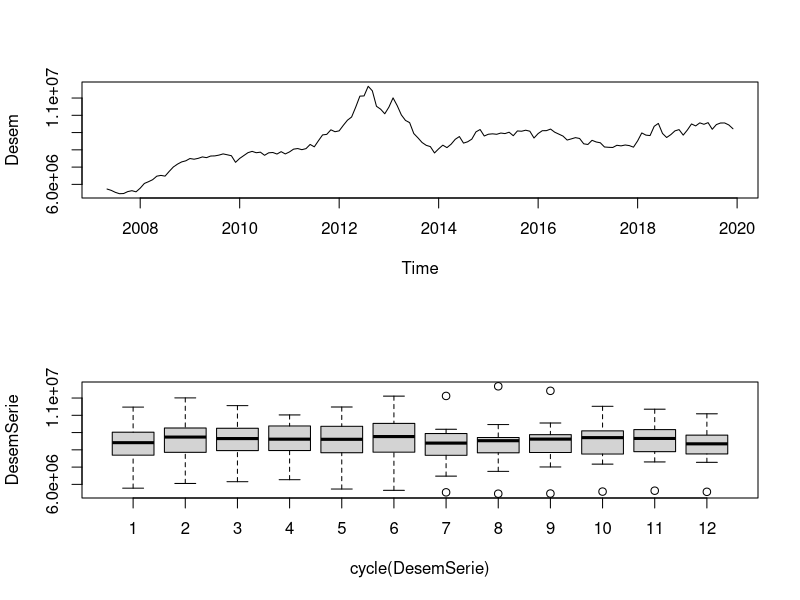
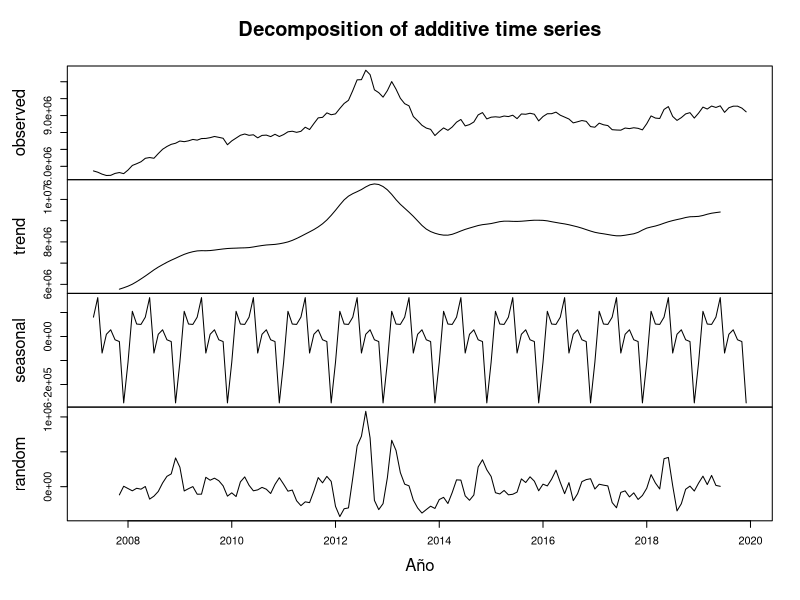
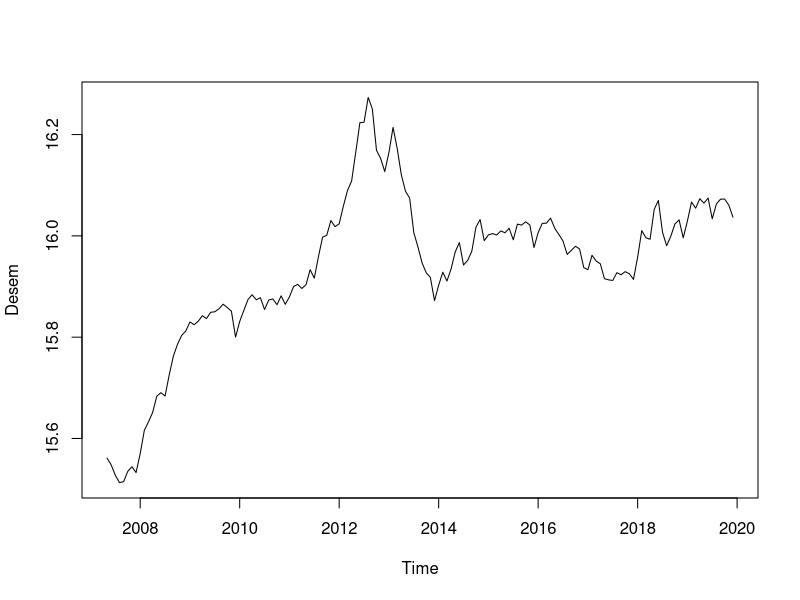
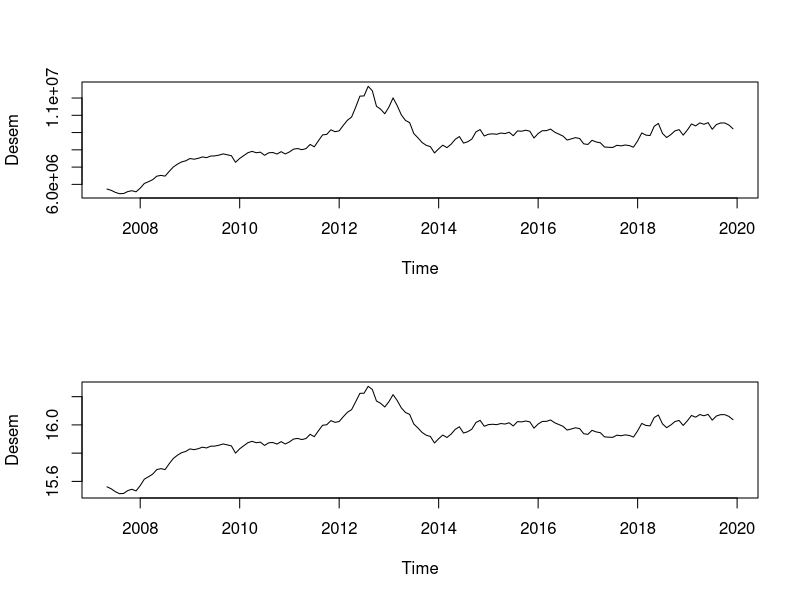
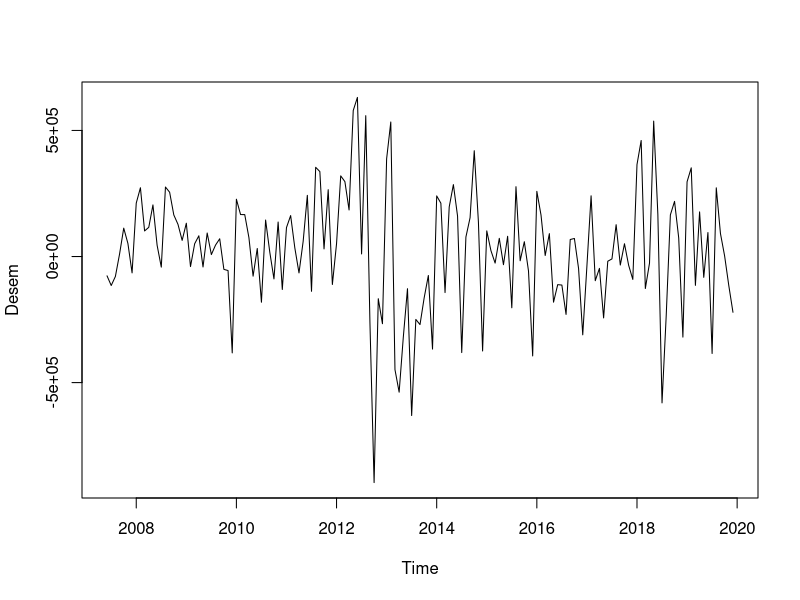
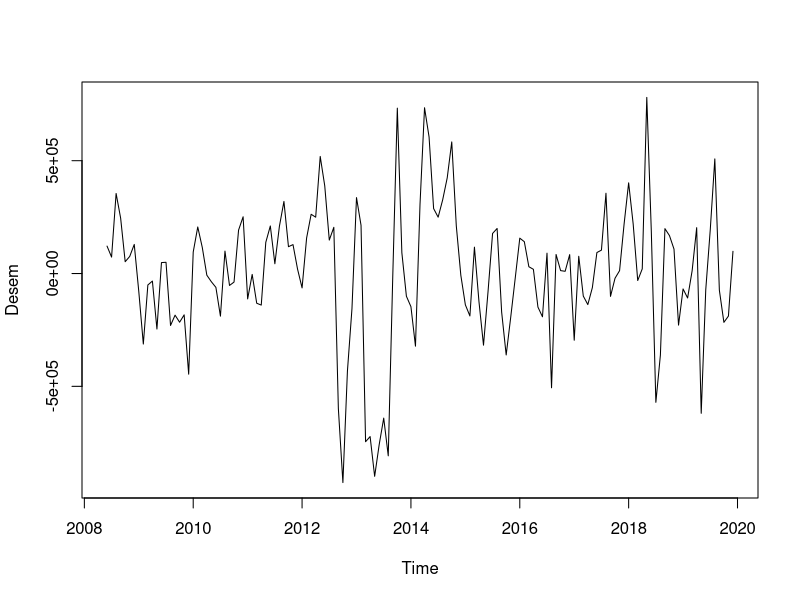

Generate these figures, in order, with R:
library(foreign)
library(stats)
library(graphics)
library(dplyr)

#Lectura de datos
datos <-read.spss("./sesion1/pd1/data/raw/BASE SERIES TEMPORAL.sav",
                  use.value.labels=TRUE, 
                  to.data.frame=TRUE)

# Ver la estructura de la data
glimpse(datos)

#Seleccionamos variables monetarias de la serie
Desem <- select(datos, Desem)

#Indicamos que sea una serie de tiempo
DesemSerie <- ts(Desem, start = c(2007,5), frequency = 12)
print(DesemSerie)

#Explorando datos
par(mfrow = c(2,1))
plot(DesemSerie)
boxplot(DesemSerie ~ cycle(DesemSerie))
par(mfrow = c(1,1))

#Descomponiendo la serie
DesemSerie.desc <- decompose(DesemSerie)
DesemSerie.desc
plot(DesemSerie.desc, xlab='Año')

#Estabilizacion de la variabiliad
plot(log(DesemSerie))
x <- log(DesemSerie)

#Explorando datos
par(mfrow = c(2,1))
plot(DesemSerie)
plot(x)
par(mfrow = c(1,1))

#Tomar la primera diferencia
x <- DesemSerie
dif1.x <- diff(x)
plot(dif1.x)

#Eliminar la estacionalidad de la serie
tsstationary <- diff(dif1.x, lag=12)
plot(tsstationary)